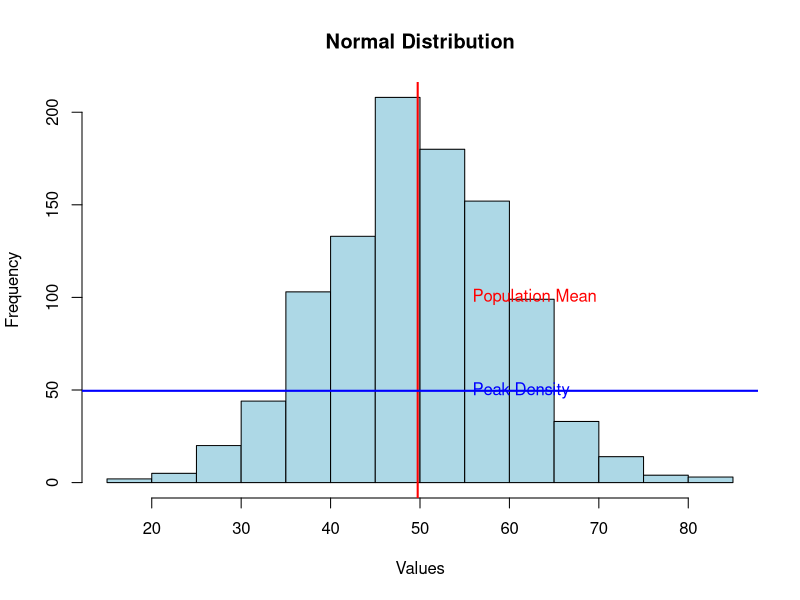
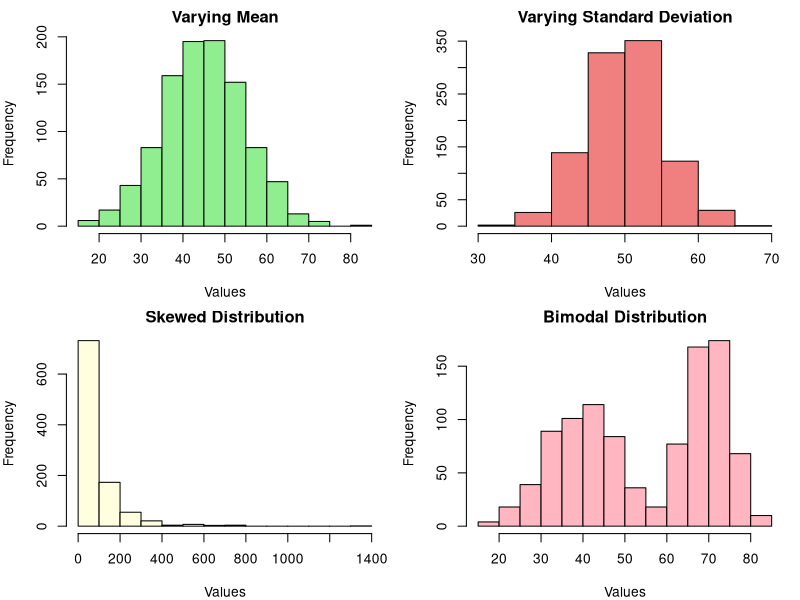
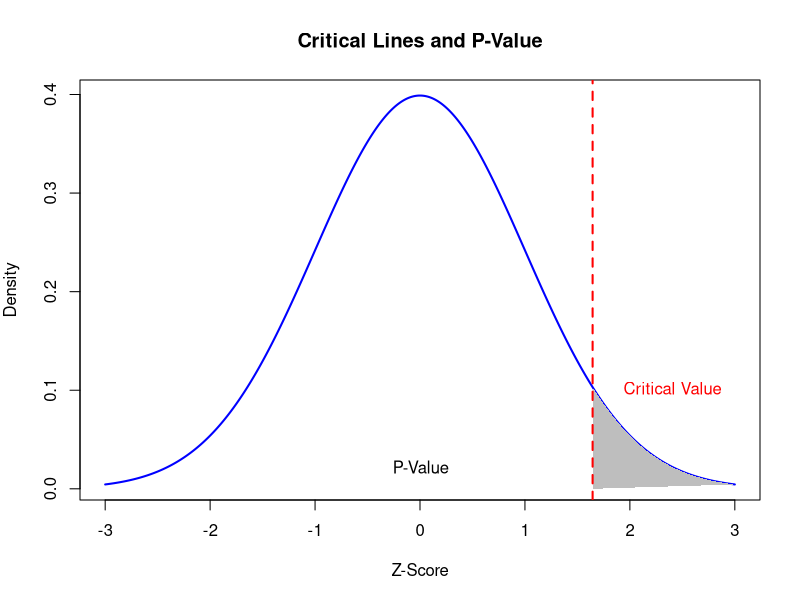

Generate these figures, in order, with R:
# Set a seed for reproducibility
set.seed(42)

# Generate a synthetic dataset with a normal distribution
data <- rnorm(1000, mean = 50, sd = 10)

# Plot the histogram to illustrate normal distribution
hist(data, main = "Normal Distribution", xlab = "Values", col = "lightblue", border = "black")

# Add a vertical line at the mean
abline(v = mean(data), col = "red", lwd = 2)

# Add text to label the mean
text(mean(data) + 5, 100, "Population Mean", col = "red", pos = 4)

# Add a horizontal line at the density peak
dens <- density(data)
max_density <- dens$x[which.max(dens$y)]
abline(h = max_density, col = "blue", lwd = 2)

# Add text to label the density peak
text(mean(data) + 5, max_density, "Peak Density", col = "blue", pos = 4)

# Illustrate factors affecting normal distribution
par(mfrow = c(2, 2), mar = c(4, 4, 2, 1))

# Varying mean
hist(rnorm(1000, mean = 45, sd = 10), main = "Varying Mean", xlab = "Values", col = "lightgreen", border = "black")

# Varying standard deviation
hist(rnorm(1000, mean = 50, sd = 5), main = "Varying Standard Deviation", xlab = "Values", col = "lightcoral", border = "black")

# Skewed distribution
hist(rlnorm(1000, meanlog = 4, sdlog = 1), main = "Skewed Distribution", xlab = "Values", col = "lightyellow", border = "black")

# Bimodal distribution
hist(c(rnorm(500, mean = 40, sd = 8), rnorm(500, mean = 70, sd = 5)), main = "Bimodal Distribution", xlab = "Values", col = "lightpink", border = "black")

# Reset graphical parameters
par(mfrow = c(1, 1), mar = c(5, 4, 4, 2))

# Add critical lines and p-value illustration
critical_value <- qnorm(0.95)
x_values <- seq(-3, 3, length.out = 1000)
y_values <- dnorm(x_values)

# Plot the normal distribution
plot(x_values, y_values, type = "l", main = "Critical Lines and P-Value", xlab = "Z-Score", ylab = "Density", col = "blue", lwd = 2)

# Highlight the critical region
polygon(c(x_values[x_values > critical_value], critical_value), c(y_values[x_values > critical_value], 0), col = "gray", border = NA)

# Add critical value line
abline(v = critical_value, col = "red", lty = 2, lwd = 2)

# Add text to label the critical value
text(critical_value + 0.2, 0.1, "Critical Value", col = "red", pos = 4)

# Add text for the p-value
text(critical_value - 2, 0.02, "P-Value", col = "black", pos = 4)

# Reset graphical parameters
par(mfrow = c(1, 1), mar = c(5, 4, 4, 2))
